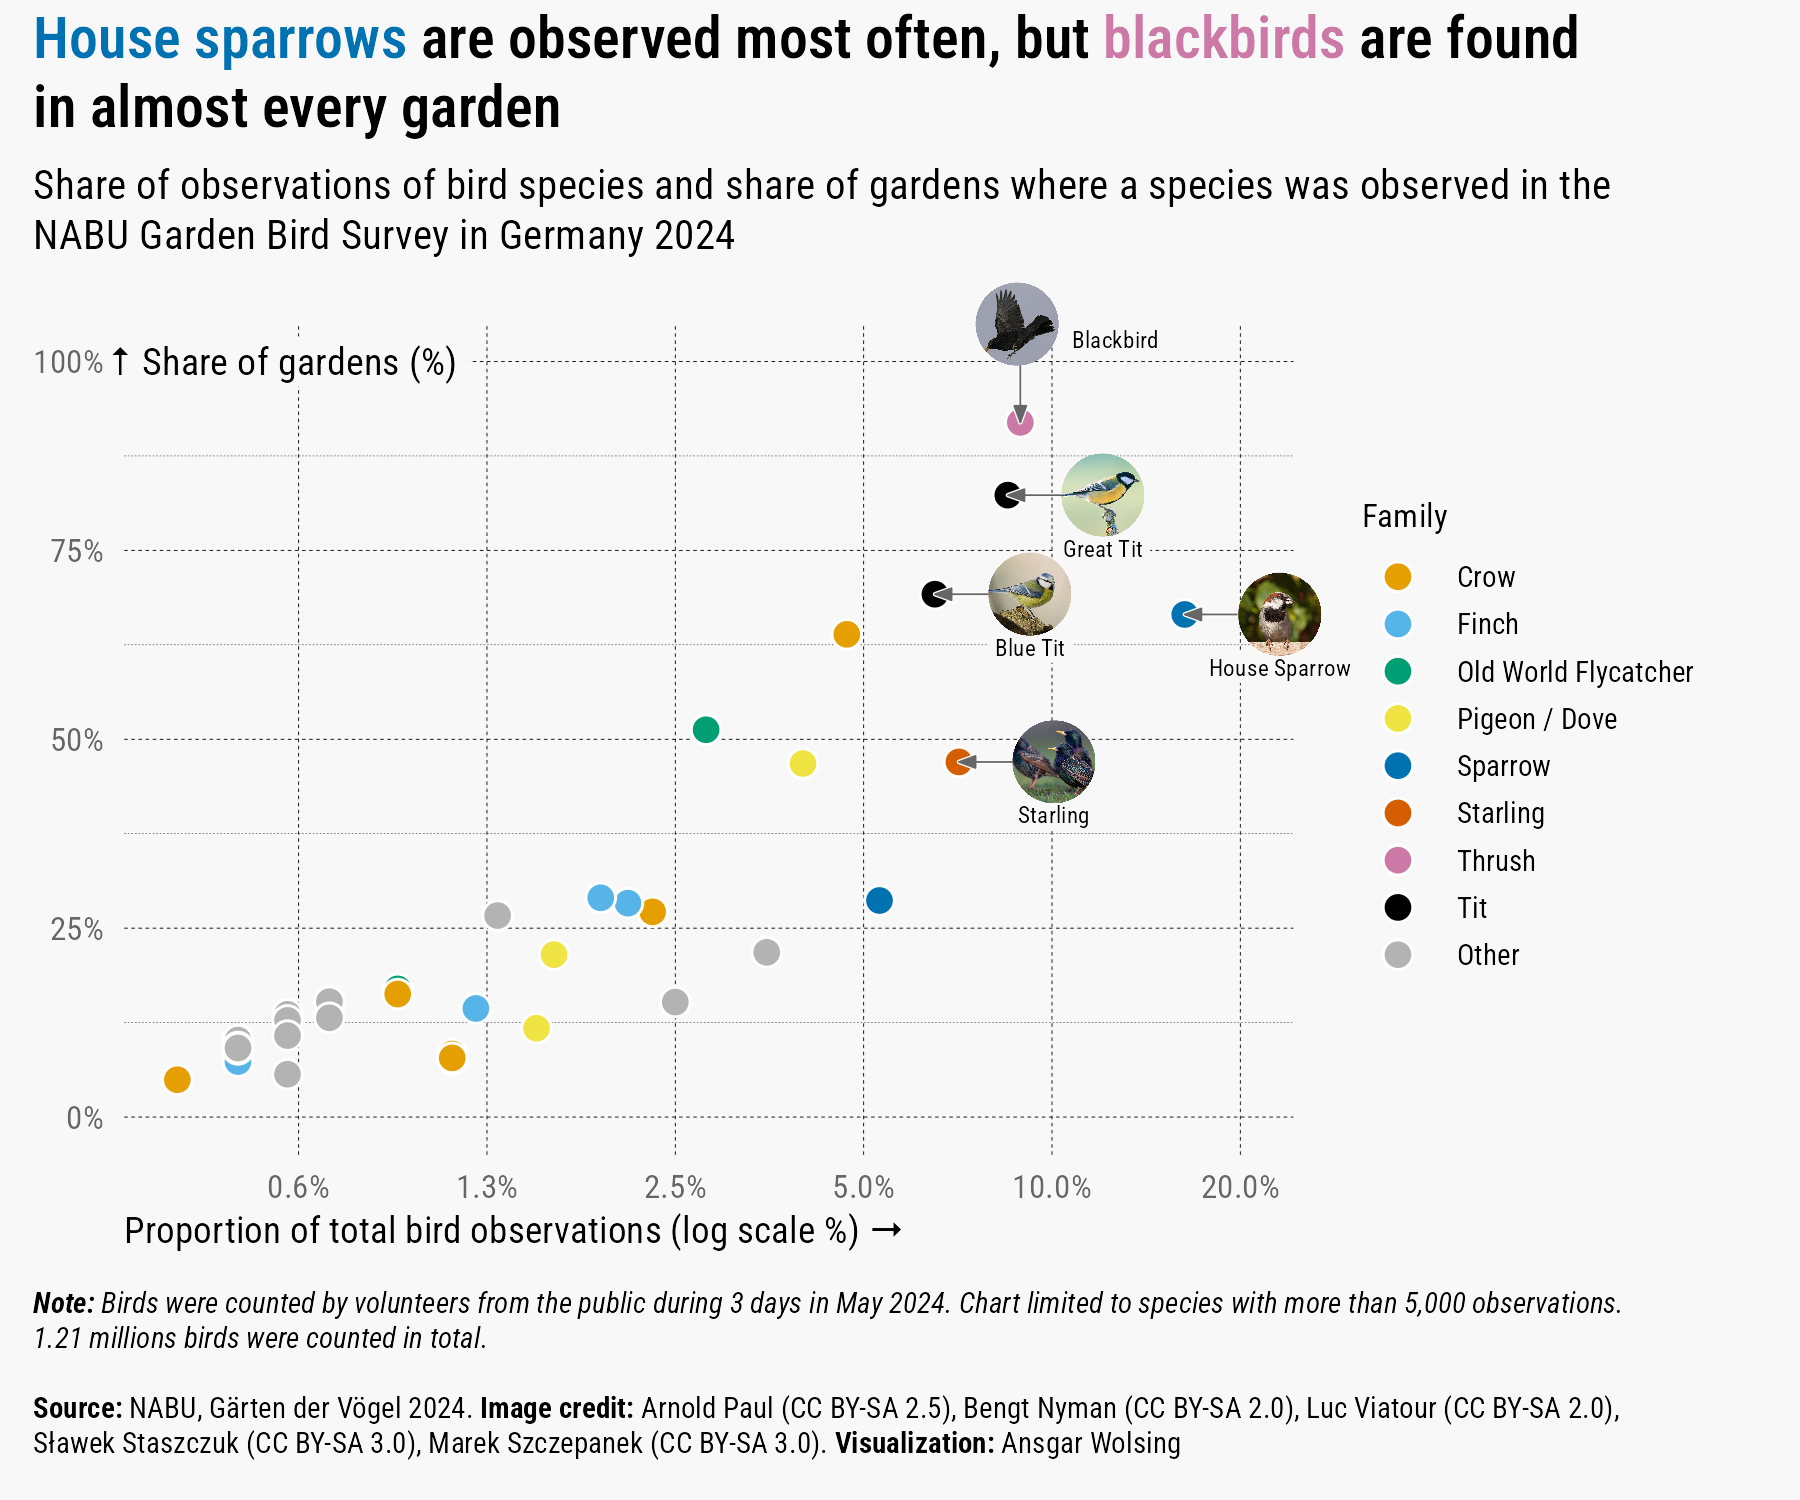

Write the R code that produced this figure.
library(tidyverse)
library(ggtext)
library(rvest)
library(here)
# devtools::install_github("doehm/cropcircles")
library(cropcircles)


base_path <- here("2025", "17")

#' Source: NABU "Stunde der Gartenvögel" 2024
#' https://www.nabu.de/tiere-und-pflanzen/aktionen-und-projekte/stunde-der-gartenvoegel/ergebnisse/15767.html

url <- "https://www.nabu.de/tiere-und-pflanzen/aktionen-und-projekte/stunde-der-gartenvoegel/ergebnisse/15767.html"
page <- read_html(url)
df_birds <- page |> 
  html_node(css = "table.datatable") |> 
  html_table() |> 
  janitor::clean_names() |> 
  mutate(
    across(c(anzahl, percent_der_garten, vogel_pro_garten, 
             vergleich_zum_vorjahr_vogel_pro_garten, vergleich_zum_vorjahr_trend),
           function(x) {
             x <- str_replace(x, ",", ".")
             x <- str_remove_all(x, "\\s")
             if (str_detect(x[1], "%")) {
               x <- str_remove(x, "%")
               x <- as.numeric(x) / 100
             } else {
               x <- as.numeric(x)
             }
             x
            }
           ),
    rang = as.integer(rang),
    anteil_voegel = round(anzahl / sum(anzahl, na.rm = TRUE), 3)) |> 
  filter(!is.na(rang))

# Add families
df_bird_families <- read_tsv(here(base_path, "bird-families.tsv")) |> 
  distinct()
df_birds <- df_birds |> 
  left_join(df_bird_families, by = join_by(vogelart == name_de))

# Number of bird occurrences
sum(df_birds$anzahl)

## Image credits:
#' Haussperling: Arnold Paul, CC BY-SA 2.5
#' Amsel: Bengt Nyman, CC BY-SA 2.0
#' Kohlmeise: Luc Viatour, CC BY-SA 2.0
#' Blaumeise: Sławek Staszczuk, CC BY-SA 3.0
#' Star: Marek Szczepanek, CC BY-SA 3.0
bird_images <- c(
  "Haussperling" = "https://upload.wikimedia.org/wikipedia/commons/thumb/8/8b/Passer_domesticus_03.jpg/500px-Passer_domesticus_03.jpg?download",
  "Amsel" = "https://upload.wikimedia.org/wikipedia/commons/thumb/b/b2/NZ7_6931_%2851844641169%29.jpg/960px-NZ7_6931_%2851844641169%29.jpg?download",
  "Kohlmeise" = "https://upload.wikimedia.org/wikipedia/commons/thumb/d/d2/Parus_major_Luc_Viatour.jpg/960px-Parus_major_Luc_Viatour.jpg?download",
  "Blaumeise" = "https://upload.wikimedia.org/wikipedia/commons/thumb/8/88/Parus_caeruleus1.jpg/640px-Parus_caeruleus1.jpg?download",
  "Star" = "https://upload.wikimedia.org/wikipedia/commons/thumb/5/5a/Sturnus_vulgaris_2_%28Marek_Szczepanek%29.jpg/640px-Sturnus_vulgaris_2_%28Marek_Szczepanek%29.jpg?download"
)

# Crop the images
df_bird_images <- tibble(image = bird_images) |>
  mutate(image_cropped = circle_crop(image)) |> 
  bind_cols(name = names(bird_images))

# Add the images to the birds dataframe
df_birds <- df_birds |> 
  left_join(df_bird_images, by = join_by(vogelart == name)) |> 
  select(-image)


p <- df_birds |> 
  filter(anzahl > 5000) |> 
  mutate(family_en_grp = fct_lump_n(family_en, n = 8, w = anzahl)) |> 
  ggplot(aes(anteil_voegel, percent_der_garten)) +
  geom_point(
    aes(fill = family_en_grp),
    shape = 21, color = "white", size = 3) +
  # Bird images & arrows
  geom_segment(
    data = ~filter(., !is.na(image_cropped)),
    aes(xend = ifelse(vogelart == "Amsel", anteil_voegel, anteil_voegel + 0.035),
        yend = ifelse(vogelart == "Amsel", percent_der_garten + 0.1, percent_der_garten)
    ),
    linewidth = 0.5, col = "white",
    arrow = arrow(angle = 20, length = unit(1.5, "mm"), ends = "first", type = "closed")
  ) +
  geom_segment(
    data = ~filter(., !is.na(image_cropped)),
    aes(xend = ifelse(vogelart == "Amsel", anteil_voegel, anteil_voegel + 0.035),
        yend = ifelse(vogelart == "Amsel", percent_der_garten + 0.1, percent_der_garten)
    ),
    linewidth = 0.2, col = "grey40",
    arrow = arrow(angle = 20, length = unit(1.5, "mm"), ends = "first", type = "closed")
  ) +
  geom_label(
    data = ~filter(., !is.na(image_cropped)),
    aes(
      y = ifelse(vogelart == "Amsel", percent_der_garten + 0.18, percent_der_garten),
      label = name_en),
    size = 2, nudge_x = 0.35, nudge_y = -0.07, family = "Roboto Condensed",
    fill = "#F8F8F8", label.size = 0
  ) +
  ggimage::geom_image(
    data = ~filter(., !is.na(image_cropped)),
    aes(
      x = anteil_voegel - ifelse(vogelart == "Amsel", 0.027, 0.0),
      y = percent_der_garten + ifelse(vogelart == "Amsel", 0.13, 0),
      image = image_cropped),
    nudge_x = 0.35, size = 0.1) +
  annotate(
    "label",
    x = 0.0059, y = 1, label = "\U2191 Share of gardens (%)",
    family = "Roboto Condensed", size = 3.25, fill = "#F8F8F8", label.size = 0
  ) +
  scale_x_continuous(
    breaks = c(0.00625, 0.0125, 0.025, 0.05, 0.10, 0.20),
    labels = scales::label_percent(accuracy = 0.1),
    transform = "log") +
  scale_y_continuous(labels = scales::label_percent()) +
  scale_fill_manual(
    values = c("#E69F00", "#56B4E9", "#009E73", "#F0E442", "#0072B2", "#D55E00", 
               "#CC79A7", "#000000", "grey70")
  ) +
  coord_cartesian(xlim = c(NA, 0.2), ylim = c(0, 1), clip = "off") +
  guides(fill = guide_legend(override.aes = list(size = 3))) +
  labs(
    title = "<span style='color:#0072B2'>House sparrows</span> are observed most often, 
    but <span style='color:#CC79A7'>blackbirds</span> are found in
    almost every garden",
    subtitle = "Share of observations of bird species and share of gardens where 
    a species was observed in the NABU Garden Bird Survey in Germany 2024",
    x = "Proportion of total bird observations (log scale %) \U2192",
    y = "Share of gardens (%)",
    fill = "Family",
    caption = "***Note:** Birds were counted by volunteers from the public during 
    3 days in May 2024. Chart limited to species with more than 5,000 observations.
    1.21 millions birds were counted in total.*
    <br><br>
    **Source:** NABU, Stunde der Gartenvögel 2024.
    **Image credit:** Arnold Paul (CC BY-SA 2.5), Bengt Nyman (CC BY-SA 2.0),
    Luc Viatour (CC BY-SA 2.0), Sławek Staszczuk (CC BY-SA 3.0), 
    Marek Szczepanek (CC BY-SA 3.0).
    **Visualization:** Ansgar Wolsing"
  ) +
  theme_minimal(base_family = "Roboto Condensed") +
  theme(
    plot.background = element_rect(color = "#F8F8F8", fill = "#F8F8F8"),
    axis.text = element_text(color = "grey40", size = 8),
    panel.grid = element_blank(),
    panel.grid.major.x = element_line(linetype = "dashed", linewidth = 0.1),
    panel.grid.major.y = element_line(linetype = "dashed", linewidth = 0.1),
    panel.grid.minor.y = element_line(linetype = "dashed", linewidth = 0.05),
    plot.title = element_textbox(
      family = "Roboto Condensed SemiBold", size = 14, width = 0.95,
      lineheight = 1.2),
    plot.subtitle = element_textbox(
      margin = margin(t = 2, b = 16), lineheight = 1.2, width = 1, size = 10
    ),
    plot.title.position = "plot",
    plot.caption = element_textbox(
      lineheight = 1.2, margin = margin(t = 10, b = 6), hjust = 0, size = 7, 
      width = 0.95),
    plot.caption.position = "plot",
    legend.position = "right",
    legend.justification = "center",
    legend.title = element_text(size = 8),
    legend.text = element_text(size = 7),
    legend.key.height = unit(4, "mm"),
    plot.margin = margin(t = 4, r = 20, b = 4, l = 8),
    axis.title.x = element_text(size = 9, hjust = 0),
    axis.title.y = element_blank()
  )
ggsave(here(base_path, "17-birds.png"), width = 6, height = 5)
